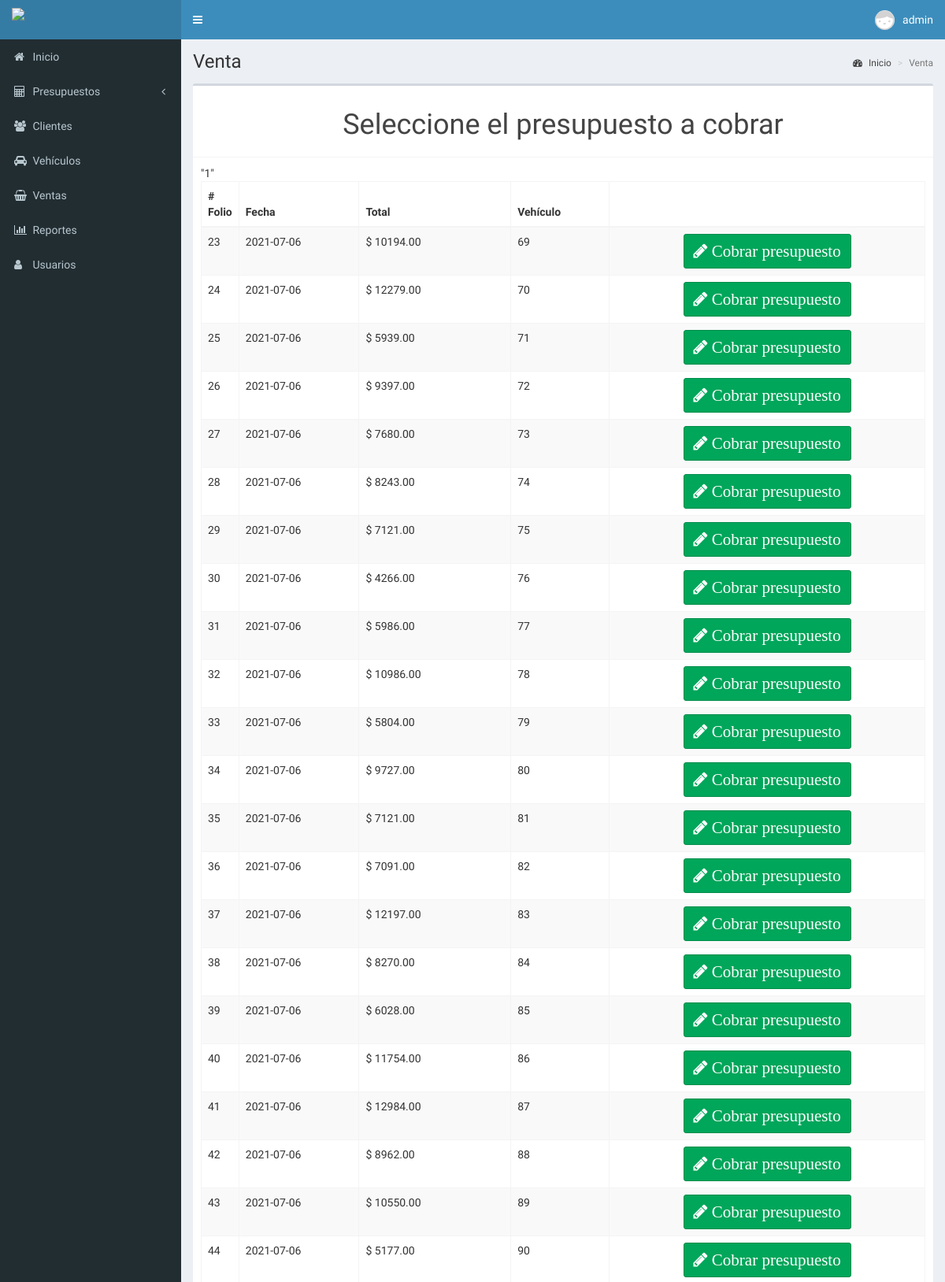
Screenshot of /venta (signed in, upper part) with the database file from the repository.
### tables this page shows
CREATE TABLE `presupuesto` (
  `folio_p` int(11) NOT NULL,
  `fecha` date DEFAULT NULL,
  `id_v` int(11) DEFAULT NULL,
  `total` decimal(10,2) DEFAULT NULL,
  `estado` tinyint(1) DEFAULT 0
);

### controladores/plantilla.controlador.php (called while the page is built)
<?php
class ControladorPlantilla{
	public static function ctrPlantilla(){
		include "vistas/plantilla.php";
	}
}

### index.php (called while the page is built, shortened)
<?php
require_once "controladores/plantilla.controlador.php";
require_once "controladores/vehiculos.controlador.php";
require_once "controladores/venta.controlador.php";
require_once "controladores/reportes.controlador.php";
require_once "modelos/venta.modelo.php";
$plantilla = new ControladorPlantilla();
$plantilla -> ctrPlantilla();

### controladores/venta.controlador.php (called while the page is built, shortened)
<?php
class ControladorVenta
{
    public static function ctrMostrarPresupuestoVenta($item, $valor)
    {
        $tabla = "presupuesto";
        $respuesta = ModeloVenta::MdlMostrarPresupuestoVenta($tabla, $item, $valor);
        return $respuesta;
    }
}

### modelos/conexion.php (called while the page is built)
<?php
class Conexion{
	 public static function conectar(){
		$link = new PDO("mysql:host=localhost;dbname=luismart",
			            "root",
			            "");
		$link -> exec("set names utf8");
		return $link;
	}
}

### modelos/venta.modelo.php (called while the page is built, shortened)
<?php
require_once "conexion.php";
class ModeloVenta
{
	public static function MdlMostrarPresupuestoVenta($tabla, $item, $valor)
	{
		if ($valor != null) {
			$stmt = Conexion::conectar()->prepare("SELECT * FROM $tabla as pre
			INNER JOIN
			vehiculo as veh
			WHERE pre.id_v = veh.id_v
			and
			$item = :folio_p;");
			$stmt->bindParam(":folio_p", $valor, PDO::PARAM_STR);
			$stmt->execute();
			return $stmt->fetch();
		} else {
			$stmt = Conexion::conectar()->prepare("SELECT * FROM $tabla");
			$stmt->execute();
			return $stmt->fetchAll();
		}
	}
}

### vistas/modulos/venta.php (the view, shortened to what this page needs)
<div class="content-wrapper">
  <section class="content-header">
    <h1>
      Venta
    </h1>
    <ol class="breadcrumb">
      <li><a href="#"><i class="fa fa-dashboard"></i> Inicio</a></li>
      <li class="active">Venta</li>
    </ol>
  </section>
  <section class="content">
    <div class="box">
      <div class="box-header with-border">
        <h1 class="text-center">Seleccione el presupuesto a cobrar</h1>
      </div>
      <div class="box-body">
        <table class="table table-bordered table-striped dt-responsive tablas" width="100%">
          <thead>
            <tr>
              <th style="width: 10px"># Folio</th>
              <th>Fecha</th>
              <th>Total</th>
              <th>Vehículo</th>
              <th></th>
            </tr>
          </thead>
          <tbody>
            <?php
            $item = null;
            $valor = null;
            $press = ControladorVenta::ctrMostrarPresupuestoVenta($item, $valor);
            foreach ($press as $key => $value) {
              if ($value["estado"] == 0){
                echo '
                <tr>
                  <td>' . $value["folio_p"] . '</td>
                  <td>' . $value["fecha"] . '</td>
                  <td>$ ' . $value["total"] . '</td>
                  <td>' . $value["id_v"] . '</td>
                  <td class="text-center" style="width: 200 px">
                    <div class="btn-group">
                      <button class="btn btn-success btnEditarPresupuesto" idPres="' . $value["folio_p"] . '" data-toggle="modal" data-target="#modalAgregarVenta"><i class="fa fa-pencil"> Cobrar presupuesto</i></button>
                    </div>
                  </td>
                </tr>';
              }
            }
            ?>
          </tbody>
        </table>
      </div>
  </section>
</div>

### vistas/css/style.css (style rules this page uses)
.btn { font-size: 1.5em; }

### rows the page displays
presupuesto: folio_p "23", fecha "2021-07-06", total "10194.00", id_v "69"
presupuesto: folio_p "24", fecha "2021-07-06", total "12279.00", id_v "70"
presupuesto: folio_p "25", fecha "2021-07-06", total "5939.00", id_v "71"
presupuesto: folio_p "26", fecha "2021-07-06", total "9397.00", id_v "72"
presupuesto: folio_p "27", fecha "2021-07-06", total "7680.00", id_v "73"
presupuesto: folio_p "28", fecha "2021-07-06", total "8243.00", id_v "74"
presupuesto: folio_p "29", fecha "2021-07-06", total "7121.00", id_v "75"
presupuesto: folio_p "30", fecha "2021-07-06", total "4266.00", id_v "76"
presupuesto: folio_p "31", fecha "2021-07-06", total "5986.00", id_v "77"
presupuesto: folio_p "32", fecha "2021-07-06", total "10986.00", id_v "78"
presupuesto: folio_p "33", fecha "2021-07-06", total "5804.00", id_v "79"
presupuesto: folio_p "34", fecha "2021-07-06", total "9727.00", id_v "80"
presupuesto: folio_p "35", fecha "2021-07-06", total "7121.00", id_v "81"
presupuesto: folio_p "36", fecha "2021-07-06", total "7091.00", id_v "82"
presupuesto: folio_p "37", fecha "2021-07-06", total "12197.00", id_v "83"
presupuesto: folio_p "38", fecha "2021-07-06", total "8270.00", id_v "84"
presupuesto: folio_p "39", fecha "2021-07-06", total "6028.00", id_v "85"
presupuesto: folio_p "40", fecha "2021-07-06", total "11754.00", id_v "86"
presupuesto: folio_p "41", fecha "2021-07-06", total "12984.00", id_v "87"
presupuesto: folio_p "42", fecha "2021-07-06", total "8962.00", id_v "88"
presupuesto: folio_p "43", fecha "2021-07-06", total "10550.00", id_v "89"
presupuesto: folio_p "44", fecha "2021-07-06", total "5177.00", id_v "90"

### other values shown
$_SESSION["nombre"] "admin"
